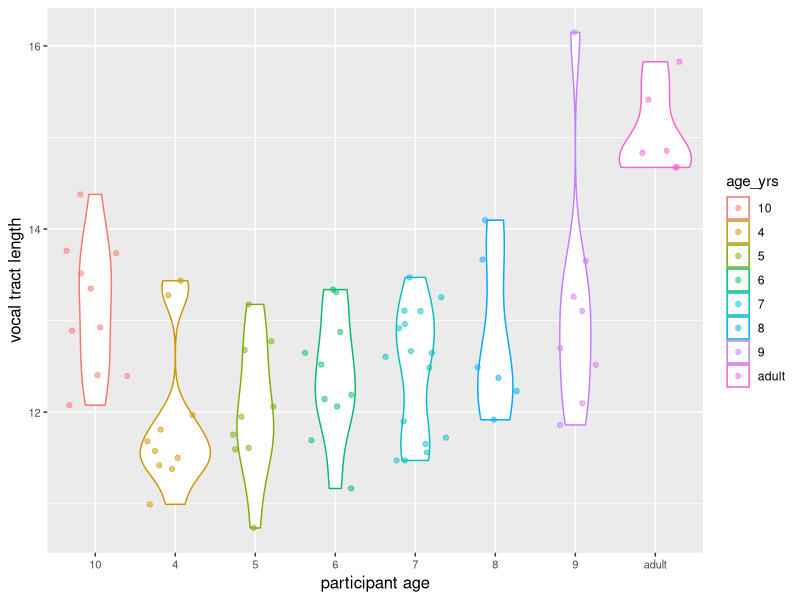

R code for this plot:
## ---- chunk 1
# glocal options here
library('knitr')
opts_chunk$set(echo = TRUE,
                      message = FALSE)
## ---- chunk 2
# after this chunk, I don't want messages or warnings displayed
# what happens if I set message=TRUE?
library('dplyr')
library('ggplot2')
library('kableExtra')
library('lme4')
## ---- chunk 3
# I want to see the following plot, but without the code... 
# ignore means I see the plot without the code
# for really big datasets, I can cache this chunk too to save computing time
# for plots, I can add a plot title

data <- read.csv('formants_vtlength.csv')

data %>%
  distinct(spkr, .keep_all = T) %>%
  ggplot(., aes(age_yrs, vtl)) + 
  geom_violin(aes(color = age_yrs)) +
  geom_jitter(alpha=.5, aes(color=age_yrs)) + 
  theme(axis.text=element_text(size=8),
        axis.title=element_text(size=12),
        plot.caption = element_text(size=8),
        plot.title=element_text(size=15, face="bold")) +
  ylab("vocal tract length") + 
  xlab("participant age") 
  #+ ggtitle("Vocal tract length as a function of participant age")
## ---- chunk 4

data %>% 
  group_by(age_yrs) %>%
  filter(age_yrs!='adult' & age_yrs!='10') %>%
  summarize(median_F1=median(f1_midpt_med_clean,na.rm = T),
            median_F2=median(f2_midpt_med_clean,na.rm=T),
            sd_F1=sd(f1_midpt_med_clean,na.rm=T),
            sd_F2=sd(f2_midpt_med_clean,na.rm=T)) %>%
  mutate(F1_stats=paste(round(median_F1,2),"(",round(sd_F1,0),")"),
         F2_stats=paste(round(median_F2,2),"(",round(sd_F2,0),")")) %>%
  select(age_yrs, F1_stats, F2_stats) %>%
kable(., 
      caption = 'Formant frequency measurements by participant age', # we can add a caption!
      #digits=2, # if your columns are still numeric, you can round here
      booktabs=T, 
      row.names = FALSE,
      col.names = c("Age", "F1 mean (SD)", "F2 mean (SD)")) %>%
  column_spec(1, width = "4cm") %>% # we can specify the column widths!
  column_spec(2, width = "5cm") %>%
  column_spec(3, width = "5cm") %>%
  
  #kable_minimal() %>% # we can play with different table styles!
  #kable_styling(bootstrap_options = c("striped", "hover"))
  #kable_styling(full_width=F, position = "right") # change the position of the table in our output
  #kable_material("striped") # add striped rows
  kable_styling(latex_options = "hold_position") #%>%
  
 # add_header_above(c(" " = 1, "F1" = 1, "F2" = 1)) %>% # add a vector to specify a header for additional information

  #pack_rows("Little kids", 1,3) %>% # organize your rows
  #pack_rows("Older kids", 4,6)  
    # it's unlikely (and not great practice) that you would add color to your tables but that's an option as well
  


## ---- chunk 5
young_children <- data %>%
  filter(age_yrs=='4' | age_yrs=='5')
## ---- chunk 6
# let's correlate some vocal tract length with age
vtl_cor <- data %>% # this produces an object; 
  filter(age_yrs!='adult') %>% # we can index the parameters of the statistic in our prose
  mutate(age_yrs = as.numeric(age_yrs)) %>%
  distinct(spkr, .keep_all = T) %>%
  summarize(., cor(age_yrs, vtl))
## ---- chunk 7
# fit a model and create an object containing its summary
vtl_model <- data %>%
  filter(age_yrs!='adult') %>%
  mutate(age_yrs = as.numeric(age_yrs)) %>% 
  lmer(f1_midpt_med_clean~age_yrs + (1|spkr), data = .) %>% # using age to predict F1
  summary()
